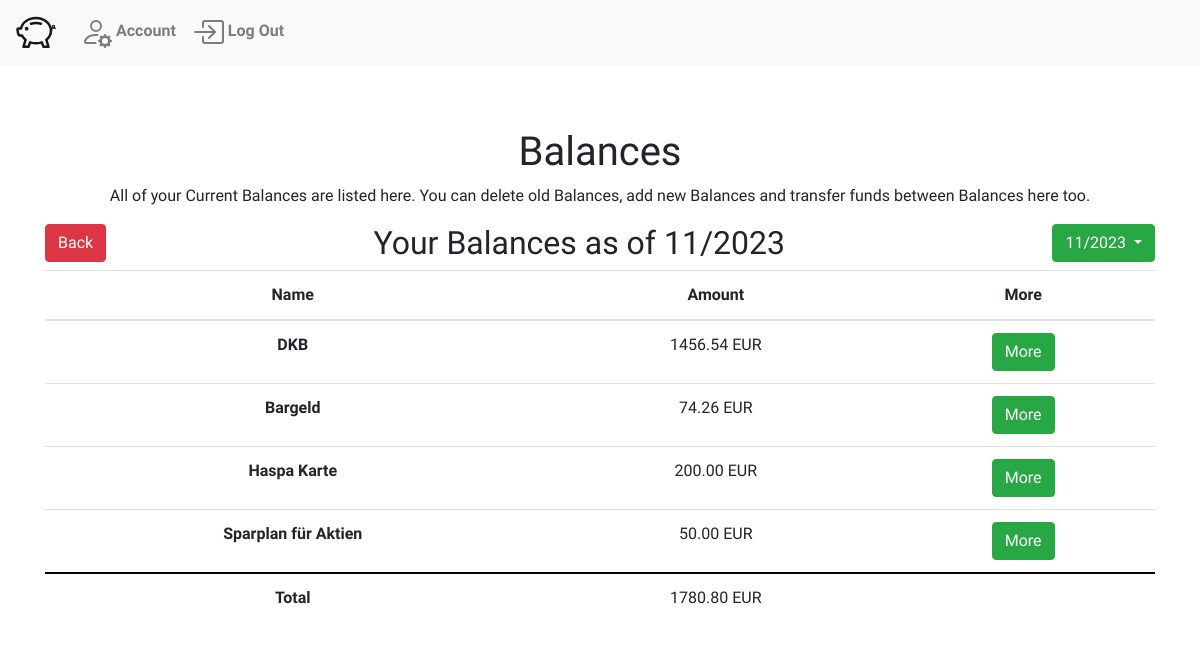
/balances (signed in), run on the app's committed database.
### WalletWise/models.py (models this page shows, shortened)
class MonthBudget(models.Model):
    dashboard = models.ForeignKey("Dashboard", on_delete=models.CASCADE, related_name="months")
    date = models.DateField(auto_now_add=True)
    @property
    def all_funds(self):
        total_amount = Decimal(0)
        if self.funds.aggregate(amount_sum=models.Sum('amount'))['amount_sum']:
            total_amount = self.funds.aggregate(amount_sum=models.Sum('amount'))['amount_sum']
        return Decimal(total_amount).quantize(Decimal('0.00'), rounding=ROUND_DOWN) or 0  # Return 0 if no funds are associated
    @property
    def month(self):
        return self.date.month
    @property
    def year(self):
        return self.date.year

class Funds(models.Model):
    budget = models.ForeignKey("MonthBudget",related_name="funds", on_delete=models.CASCADE)
    title = models.CharField(max_length=64)
    amount = models.DecimalField(decimal_places=2, max_digits=20)
    defaultOwner = models.ForeignKey("User", related_name="defaultFunds", on_delete=models.DO_NOTHING, default=None, null=True)

### WalletWise/views.py (the view)
# urls.py: path("balances", views.balances, name="balances"),
@login_required
def balances(request):
    answer = viewsHelpers.getCurrentBudget(request)
    return render(request, "WalletWise/balances.html", {
        'user': answer["user"],
        'budget': answer["currentBudget"],
        'dashboard' : answer["dashboard"]
    })

### WalletWise/viewsHelpers.py (called while the page is built)
def getCurrentBudget(request):
    user = request.user
    try:
        dashboard = Dashboard.objects.get(owner=user)
    except:
        dashboard = Dashboard.objects.create(owner=user)
    budgets = dashboard.months.all()
    currentBudget = ""
    for budget in budgets:
        if timezone.datetime.now().month == budget.month and timezone.datetime.now().year == budget.year:
            currentBudget = budget
            break
    if currentBudget == "":
        currentBudget = createBudget(dashboard)
    return {
        'currentBudget' : currentBudget,
        'user' : user,
        'dashboard' : dashboard
    }

### WalletWise/templates/WalletWise/balances.html (shortened to what this page needs)
{% extends "WalletWise/layout.html" %}
{% block body %}
<div class="container text-center">
    <h1>Balances</h1>
    <p>All of your Current Balances are listed here. You can delete old Balances, add new Balances and transfer funds between Balances here too.</p>
    <a style="float: left;" class="btn btn-danger" href="{% url 'dashboard' %}" role="button">Back</a>
    <h2 style="display: inline-block;">Your Balances as of {{budget.month}}/{{budget.year}}</h2>
    <div style="float: right;" class="dropdown">
        <button class="btn btn-success dropdown-toggle" type="button" id="dropdownMenuButton" data-bs-toggle="dropdown" aria-haspopup="true" aria-expanded="false">
            {{budget.month}}/{{budget.year}}
        </button>
    </div>
    <table class="table">
        <thead>
            <tr>
                <th scope="col">Name</th>
                <th scope="col">Amount</th>
                <th scope="col">More</th>
            </tr>
        </thead>
        <tbody>
            {% for balance in budget.funds.all %}
            <tr>
                <th scope="row">{{balance.title}}</th>
                <td>{{balance.amount}} EUR</td>
                <td><a class="btn btn-success" href="{% url 'balance' id=balance.id %}" role="button">More</a></td>
            </tr>
            {% endfor %}
        </tbody>
        <tfoot>
            <th scope="row">Total</th>
            <td>{{budget.all_funds}} EUR</td>
            <td></td>
        </tfoot>
    </table>
</div>
{% endblock %}

### WalletWise/static/WalletWise/styles.css (style rules this page uses)
body { padding-top: 8rem; font-family: 'Inconsolata', monospace; }
.table tfoot th, .table tfoot td { border-top-width: 2px; border-bottom-width: 2px; border-color: #000; }

### data on the page
MonthBudget: month "11", year "2023", all_funds "1780.80"
Funds: title "DKB", amount "1456.54"
Funds: title "Bargeld", amount "74.26"
Funds: title "Haspa Karte", amount "200.00"
Funds: title "Sparplan für Aktien", amount "50.00"
